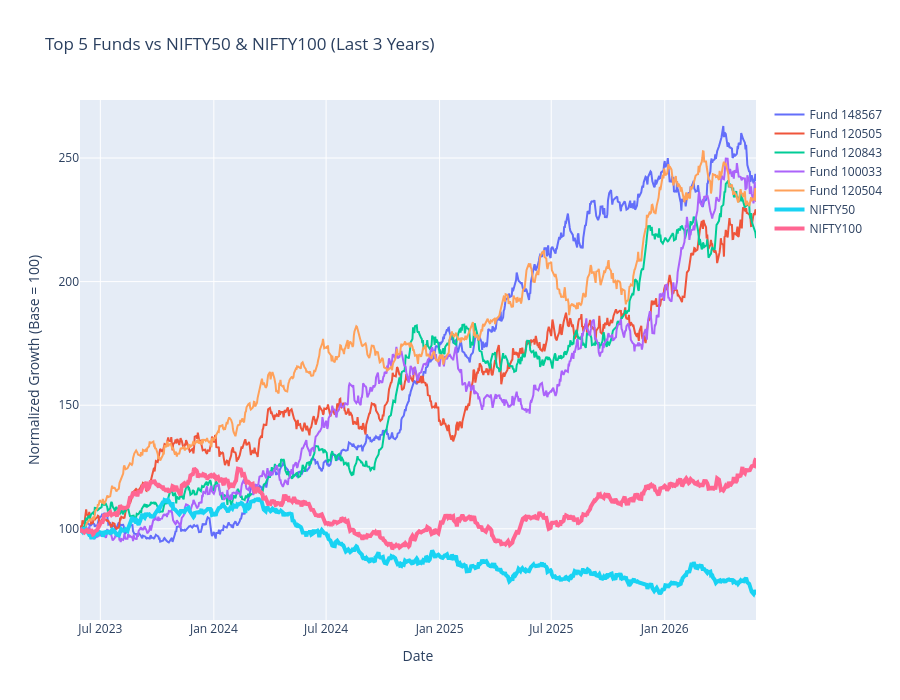

Write notebook code for a chart like this one.
### Code cell
import pandas as pd
import plotly.graph_objects as go

nav = pd.read_csv(
    "../data/processed/clean_nav.csv"
)

benchmark = pd.read_csv(
    "../data/processed/clean_benchmark_indices.csv"
)

scorecard = pd.read_csv(
    "../data/processed/fund_scorecard.csv"
)

nav["date"] = pd.to_datetime(nav["date"])
benchmark["date"] = pd.to_datetime(benchmark["date"])

# Top 5 funds
top5 = (
    scorecard
    .sort_values("fund_score", ascending=False)
    .head(5)["amfi_code"]
)

# Last 3 years
end_date = nav["date"].max()
start_date = end_date - pd.DateOffset(years=3)

nav = nav[
    nav["date"] >= start_date
]

benchmark = benchmark[
    benchmark["date"] >= start_date
]

fig = go.Figure()

# Top 5 funds
for fund in top5:

    temp = nav[
        nav["amfi_code"] == fund
    ].copy()

    temp["normalized"] = (
        temp["nav"]
        / temp["nav"].iloc[0]
    ) * 100

    fig.add_trace(
        go.Scatter(
            x=temp["date"],
            y=temp["normalized"],
            mode="lines",
            name=f"Fund {fund}"
        )
    )

# NIFTY50
nifty50 = benchmark[
    benchmark["index_name"] == "NIFTY50"
].copy()

nifty50["normalized"] = (
    nifty50["close_value"]
    / nifty50["close_value"].iloc[0]
) * 100

fig.add_trace(
    go.Scatter(
        x=nifty50["date"],
        y=nifty50["normalized"],
        mode="lines",
        name="NIFTY50",
        line=dict(width=4)
    )
)

# NIFTY100
nifty100 = benchmark[
    benchmark["index_name"] == "NIFTY100"
].copy()

nifty100["normalized"] = (
    nifty100["close_value"]
    / nifty100["close_value"].iloc[0]
) * 100

fig.add_trace(
    go.Scatter(
        x=nifty100["date"],
        y=nifty100["normalized"],
        mode="lines",
        name="NIFTY100",
        line=dict(width=4)
    )
)

fig.update_layout(
    title="Top 5 Funds vs NIFTY50 & NIFTY100 (Last 3 Years)",
    xaxis_title="Date",
    yaxis_title="Normalized Growth (Base = 100)",
    height=700
)

fig.write_image(
    "../reports/charts/benchmark_chart.png"
)

fig.show()

### Figure 1 — Plotly figure (JSON) as saved in the notebook; plotly's stock layout.template omitted (floating-point values rounded to 4 significant figures; data arrays with more than 128 entries replaced by an {"elided": "..."} marker saying what was removed)
{"data": [{"mode": "lines", "name": "Fund 148567", "type": "scatter", "x": {"elided": "785 str values"}, "y": {"elided": "785 float values"}}, {"mode": "lines", "name": "Fund 120505", "type": "scatter", "x": {"elided": "785 str values"}, "y": {"elided": "785 float values"}}, {"mode": "lines", "name": "Fund 120843", "type": "scatter", "x": {"elided": "785 str values"}, "y": {"elided": "785 float values"}}, {"mode": "lines", "name": "Fund 100033", "type": "scatter", "x": {"elided": "785 str values"}, "y": {"elided": "785 float values"}}, {"mode": "lines", "name": "Fund 120504", "type": "scatter", "x": {"elided": "785 str values"}, "y": {"elided": "785 float values"}}, {"line": {"width": 4}, "mode": "lines", "name": "NIFTY50", "type": "scatter", "x": {"elided": "785 str values"}, "y": {"elided": "785 float values"}}, {"line": {"width": 4}, "mode": "lines", "name": "NIFTY100", "type": "scatter", "x": {"elided": "785 str values"}, "y": {"elided": "785 float values"}}], "layout": {"height": 700, "title": {"text": "Top 5 Funds vs NIFTY50 & NIFTY100 (Last 3 Years)"}, "xaxis": {"title": {"text": "Date"}}, "yaxis": {"title": {"text": "Normalized Growth (Base = 100)"}}}}
